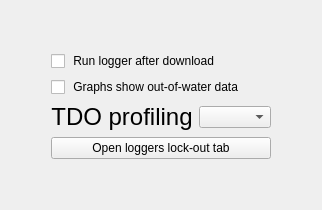
      <widget class="QWidget" name="tab_advanced">
       <attribute name="title">
        <string> Advanced</string>
       </attribute>
       <layout class="QVBoxLayout" name="verticalLayout_5">
        <item>
         <layout class="QGridLayout" name="gridLayout_6">
          <item row="0" column="0">
           <spacer name="horizontalSpacer_12">
            <property name="orientation">
             <enum>Qt::Horizontal</enum>
            </property>
            <property name="sizeHint" stdset="0">
             <size>
              <width>40</width>
              <height>20</height>
             </size>
            </property>
           </spacer>
          </item>
          <item row="0" column="2">
           <spacer name="horizontalSpacer_22">
            <property name="orientation">
             <enum>Qt::Horizontal</enum>
            </property>
            <property name="sizeHint" stdset="0">
             <size>
              <width>40</width>
              <height>20</height>
             </size>
            </property>
           </spacer>
          </item>
          <item row="0" column="1">
           <spacer name="verticalSpacer_11">
            <property name="orientation">
             <enum>Qt::Vertical</enum>
            </property>
            <property name="sizeHint" stdset="0">
             <size>
              <width>20</width>
              <height>40</height>
             </size>
            </property>
           </spacer>
          </item>
          <item row="2" column="1">
           <widget class="QCheckBox" name="chk_ow">
            <property name="text">
             <string> Graphs show out-of-water data</string>
            </property>
           </widget>
          </item>
          <item row="5" column="1">
           <widget class="QPushButton" name="btn_adv_purge_lo">
            <property name="text">
             <string>Open loggers lock-out tab</string>
            </property>
           </widget>
          </item>
          <item row="1" column="1">
           <widget class="QCheckBox" name="chk_rerun">
            <property name="text">
             <string> Run logger after download</string>
            </property>
           </widget>
          </item>
          <item row="6" column="1">
           <spacer name="verticalSpacer_13">
            <property name="orientation">
             <enum>Qt::Vertical</enum>
            </property>
            <property name="sizeHint" stdset="0">
             <size>
              <width>20</width>
              <height>40</height>
             </size>
            </property>
           </spacer>
          </item>
          <item row="3" column="1">
           <layout class="QHBoxLayout" name="horizontalLayout_17">
            <item>
             <widget class="QLabel" name="label_6">
              <property name="font">
               <font>
                <pointsize>18</pointsize>
               </font>
              </property>
              <property name="text">
               <string>TDO profiling</string>
              </property>
              <property name="alignment">
               <set>Qt::AlignCenter</set>
              </property>
             </widget>
            </item>
            <item>
             <widget class="QComboBox" name="cbox_scf"/>
            </item>
           </layout>
          </item>
         </layout>
        </item>
       </layout>
      </widget>
